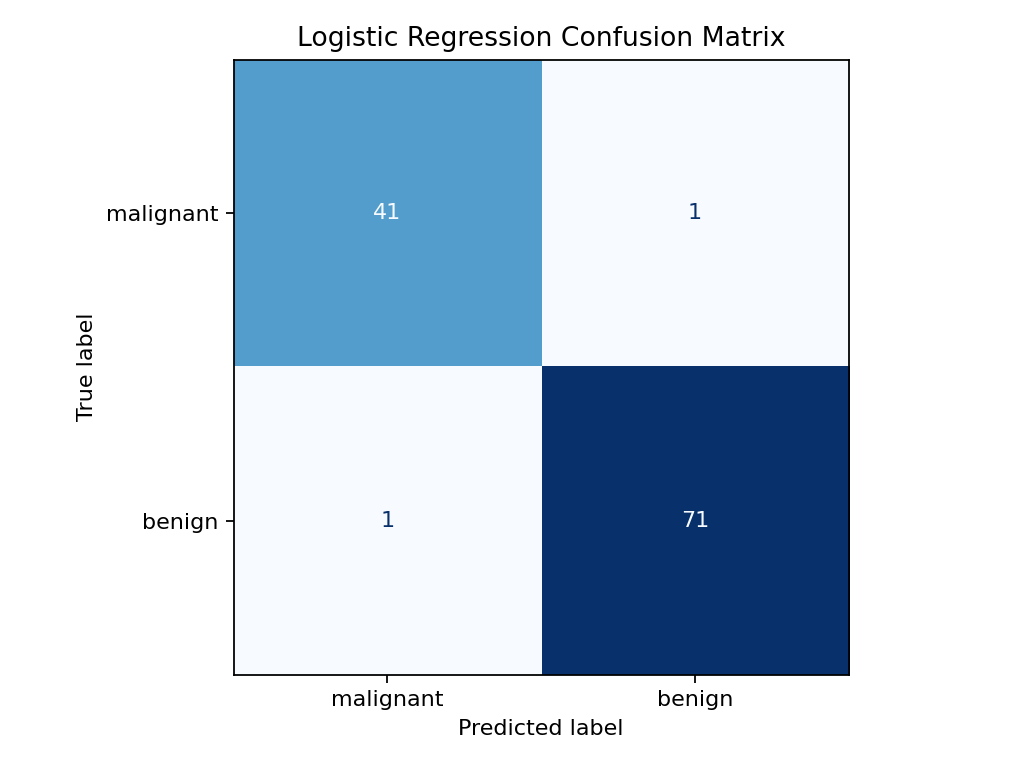

Python code for this plot:
"""Generate and explain a confusion matrix for binary classification."""

import csv
from pathlib import Path

import matplotlib

matplotlib.use("Agg")
import matplotlib.pyplot as plt
from sklearn.datasets import load_breast_cancer
from sklearn.linear_model import LogisticRegression
from sklearn.metrics import ConfusionMatrixDisplay, confusion_matrix
from sklearn.model_selection import train_test_split
from sklearn.pipeline import make_pipeline
from sklearn.preprocessing import StandardScaler


BASE_DIR = Path(__file__).resolve().parent
MATRIX_FILE = BASE_DIR / "confusion_matrix.csv"
PLOT_FILE = BASE_DIR / "confusion_matrix.png"
NOTES_FILE = BASE_DIR / "confusion_matrix_notes.txt"
RANDOM_STATE = 42


def main() -> None:
    dataset = load_breast_cancer()
    features_train, features_test, target_train, target_test = train_test_split(
        dataset.data,
        dataset.target,
        test_size=0.20,
        random_state=RANDOM_STATE,
        stratify=dataset.target,
    )

    model = make_pipeline(
        StandardScaler(),
        LogisticRegression(max_iter=1000, random_state=RANDOM_STATE),
    )
    model.fit(features_train, target_train)
    predictions = model.predict(features_test)
    matrix = confusion_matrix(target_test, predictions, labels=[0, 1])
    true_negative, false_positive, false_negative, true_positive = matrix.ravel()

    with MATRIX_FILE.open("w", newline="", encoding="utf-8") as file:
        writer = csv.writer(file)
        writer.writerow(["actual / predicted", "malignant", "benign"])
        writer.writerow(["malignant", matrix[0, 0], matrix[0, 1]])
        writer.writerow(["benign", matrix[1, 0], matrix[1, 1]])

    display = ConfusionMatrixDisplay(
        confusion_matrix=matrix,
        display_labels=dataset.target_names,
    )
    display.plot(cmap="Blues", values_format="d", colorbar=False)
    display.ax_.set_title("Logistic Regression Confusion Matrix")
    display.figure_.tight_layout()
    display.figure_.savefig(PLOT_FILE, dpi=160)
    plt.close(display.figure_)

    notes = f"""Confusion Matrix Explanation
============================
Positive class used here: benign (class 1)

True Negatives (TN): {true_negative}
Malignant cases correctly predicted as malignant.

False Positives (FP): {false_positive}
Malignant cases incorrectly predicted as benign.

False Negatives (FN): {false_negative}
Benign cases incorrectly predicted as malignant.

True Positives (TP): {true_positive}
Benign cases correctly predicted as benign.
"""
    NOTES_FILE.write_text(notes, encoding="utf-8")

    print(notes)
    print(f"Saved matrix data to {MATRIX_FILE.name}")
    print(f"Saved matrix plot to {PLOT_FILE.name}")


if __name__ == "__main__":
    main()
